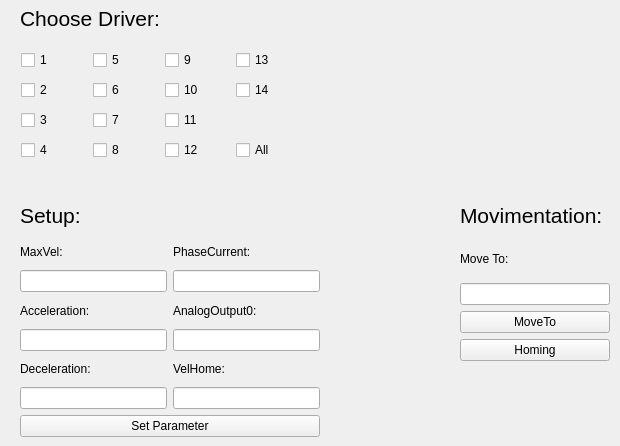
          <widget class="QWidget" name="AllMovimentation">
           <attribute name="title">
            <string>All Movimentation</string>
           </attribute>
           <attribute name="toolTip">
            <string>All drivers movimentation and settings</string>
           </attribute>
           <widget class="QWidget" name="layoutWidget_35">
            <property name="geometry">
             <rect>
              <x>460</x>
              <y>240</y>
              <width>150</width>
              <height>121</height>
             </rect>
            </property>
            <layout class="QGridLayout" name="gridLayout_26">
             <item row="1" column="0">
              <widget class="QPushButton" name="Homing_all">
               <property name="toolTip">
                <string>Execute the homing procedure for all driver</string>
               </property>
               <property name="text">
                <string>Homing</string>
               </property>
              </widget>
             </item>
             <item row="0" column="0">
              <layout class="QVBoxLayout" name="verticalLayout_77">
               <item>
                <widget class="QLabel" name="label_292">
                 <property name="text">
                  <string>Move To:</string>
                 </property>
                </widget>
               </item>
               <item>
                <widget class="QLineEdit" name="LineEditMoveToValue_all">
                 <property name="toolTip">
                  <string>Position to move all drivers</string>
                 </property>
                </widget>
               </item>
               <item>
                <widget class="QPushButton" name="MoveTo_all">
                 <property name="toolTip">
                  <string>Move all drivers to the position specified above</string>
                 </property>
                 <property name="text">
                  <string>MoveTo</string>
                 </property>
                </widget>
               </item>
              </layout>
             </item>
            </layout>
           </widget>
           <widget class="QWidget" name="layoutWidget">
            <property name="geometry">
             <rect>
              <x>20</x>
              <y>240</y>
              <width>300</width>
              <height>197</height>
             </rect>
            </property>
            <layout class="QGridLayout" name="gridLayout_24">
             <item row="0" column="0">
              <widget class="QLabel" name="label_274">
               <property name="text">
                <string>MaxVel:</string>
               </property>
              </widget>
             </item>
             <item row="0" column="1">
              <widget class="QLabel" name="label_203">
               <property name="text">
                <string>PhaseCurrent:</string>
               </property>
              </widget>
             </item>
             <item row="1" column="0">
              <widget class="QLineEdit" name="LineEditMaxVelSetup_all">
               <property name="toolTip">
                <string>Set all drivers MaxVel to this value.</string>
               </property>
              </widget>
             </item>
             <item row="1" column="1">
              <widget class="QLineEdit" name="LineEditPhaseCurrentSetup_all">
               <property name="toolTip">
                <string>Set all drivers PhaseCurrent to this value.</string>
               </property>
              </widget>
             </item>
             <item row="2" column="0">
              <widget class="QLabel" name="label_275">
               <property name="text">
                <string>Acceleration:</string>
               </property>
              </widget>
             </item>
             <item row="2" column="1">
              <widget class="QLabel" name="label_204">
               <property name="text">
                <string>AnalogOutput0:</string>
               </property>
              </widget>
             </item>
             <item row="3" column="0">
              <widget class="QLineEdit" name="LineEditAccelerationSetup_all">
               <property name="toolTip">
                <string>Set all drivers Acceleration to this value.</string>
               </property>
              </widget>
             </item>
             <item row="3" column="1">
              <widget class="QLineEdit" name="LineEditAnalogOutputSetup_all">
               <property name="toolTip">
                <string>Set all drivers AnalogOutput(0) to this value.</string>
               </property>
              </widget>
             </item>
             <item row="4" column="0">
              <widget class="QLabel" name="label_273">
               <property name="text">
                <string>Deceleration:</string>
               </property>
              </widget>
             </item>
             <item row="5" column="0">
              <widget class="QLineEdit" name="LineEditDecelerationSetup_all">
               <property name="toolTip">
                <string>Set all drivers Deceleration to this value.</string>
               </property>
              </widget>
             </item>
             <item row="6" column="0" colspan="2">
              <widget class="QPushButton" name="SetParameterDriver_all">
               <property name="toolTip">
                <string>&lt;html&gt;&lt;head/&gt;&lt;body&gt;&lt;p&gt;Set parameter of all drivers. Nota bene: in order to accomplished the command you have to set all the fields above.&lt;/p&gt;&lt;/body&gt;&lt;/html&gt;</string>
               </property>
               <property name="text">
                <string>Set Parameter</string>
               </property>
              </widget>
             </item>
             <item row="4" column="1">
              <widget class="QLabel" name="label_287">
               <property name="text">
                <string>VelHome:</string>
               </property>
              </widget>
             </item>
             <item row="5" column="1">
              <widget class="QLineEdit" name="LineEditVelHomeSetup_all">
               <property name="toolTip">
                <string>Set all drivers VelHome to this value.</string>
               </property>
              </widget>
             </item>
            </layout>
           </widget>
           <widget class="QLabel" name="label_276">
            <property name="geometry">
             <rect>
              <x>20</x>
              <y>10</y>
              <width>151</width>
              <height>17</height>
             </rect>
            </property>
            <property name="font">
             <font>
              <pointsize>16</pointsize>
             </font>
            </property>
            <property name="text">
             <string>Choose Driver:</string>
            </property>
           </widget>
           <widget class="QLabel" name="label_277">
            <property name="geometry">
             <rect>
              <x>20</x>
              <y>200</y>
              <width>71</width>
              <height>31</height>
             </rect>
            </property>
            <property name="font">
             <font>
              <pointsize>16</pointsize>
             </font>
            </property>
            <property name="text">
             <string>Setup:</string>
            </property>
           </widget>
           <widget class="QLabel" name="label_278">
            <property name="geometry">
             <rect>
              <x>460</x>
              <y>200</y>
              <width>151</width>
              <height>31</height>
             </rect>
            </property>
            <property name="font">
             <font>
              <pointsize>16</pointsize>
             </font>
            </property>
            <property name="text">
             <string>Movimentation:</string>
            </property>
           </widget>
           <widget class="QWidget" name="layoutWidget">
            <property name="geometry">
             <rect>
              <x>21</x>
              <y>46</y>
              <width>281</width>
              <height>121</height>
             </rect>
            </property>
            <layout class="QGridLayout" name="gridLayout_25">
             <item row="0" column="0">
              <widget class="QCheckBox" name="checkBox_1">
               <property name="text">
                <string>1</string>
               </property>
              </widget>
             </item>
             <item row="0" column="1">
              <widget class="QCheckBox" name="checkBox_5">
               <property name="text">
                <string>5</string>
               </property>
              </widget>
             </item>
             <item row="0" column="2">
              <widget class="QCheckBox" name="checkBox_9">
               <property name="text">
                <string>9</string>
               </property>
              </widget>
             </item>
             <item row="0" column="3">
              <widget class="QCheckBox" name="checkBox_13">
               <property name="text">
                <string>13</string>
               </property>
              </widget>
             </item>
             <item row="1" column="0">
              <widget class="QCheckBox" name="checkBox_2">
               <property name="text">
                <string>2</string>
               </property>
              </widget>
             </item>
             <item row="1" column="1">
              <widget class="QCheckBox" name="checkBox_6">
               <property name="text">
                <string>6</string>
               </property>
              </widget>
             </item>
             <item row="1" column="2">
              <widget class="QCheckBox" name="checkBox_10">
               <property name="text">
                <string>10</string>
               </property>
              </widget>
             </item>
             <item row="1" column="3">
              <widget class="QCheckBox" name="checkBox_14">
               <property name="text">
                <string>14</string>
               </property>
              </widget>
             </item>
             <item row="2" column="0">
              <widget class="QCheckBox" name="checkBox_3">
               <property name="text">
                <string>3</string>
               </property>
              </widget>
             </item>
             <item row="2" column="1">
              <widget class="QCheckBox" name="checkBox_7">
               <property name="text">
                <string>7</string>
               </property>
              </widget>
             </item>
             <item row="2" column="2">
              <widget class="QCheckBox" name="checkBox_11">
               <property name="text">
                <string>11</string>
               </property>
              </widget>
             </item>
             <item row="3" column="0">
              <widget class="QCheckBox" name="checkBox_4">
               <property name="text">
                <string>4</string>
               </property>
              </widget>
             </item>
             <item row="3" column="1">
              <widget class="QCheckBox" name="checkBox_8">
               <property name="text">
                <string>8</string>
               </property>
              </widget>
             </item>
             <item row="3" column="2">
              <widget class="QCheckBox" name="checkBox_12">
               <property name="text">
                <string>12</string>
               </property>
              </widget>
             </item>
             <item row="3" column="3">
              <widget class="QCheckBox" name="checkBox_all">
               <property name="text">
                <string>All</string>
               </property>
              </widget>
             </item>
            </layout>
           </widget>
          </widget>
